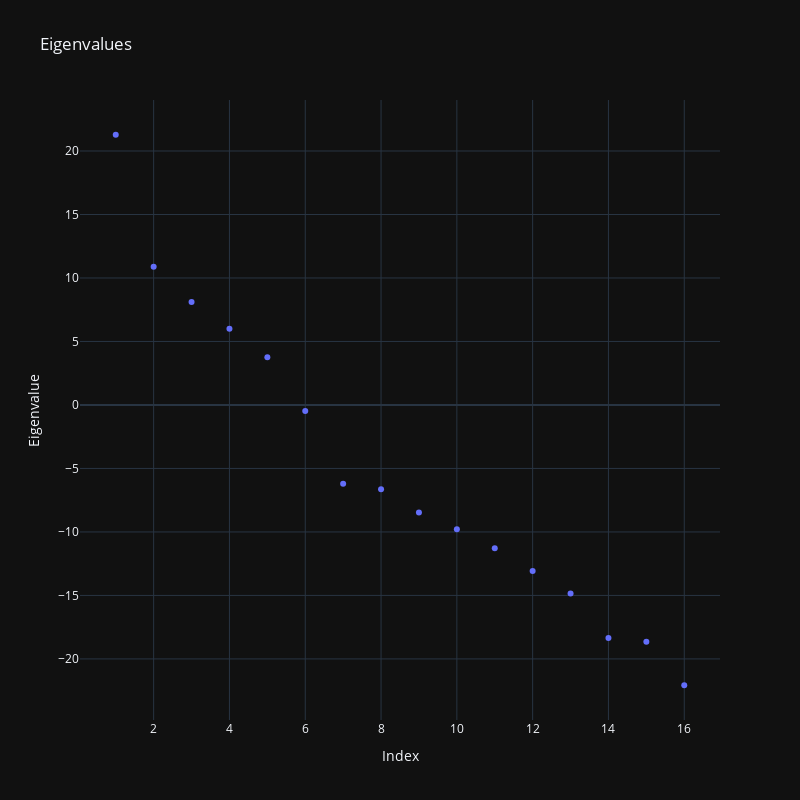

Here is the notebook cell this chart was saved with:
### Code cell
x_pca, dim, selected_eigenvecs = my_pca(X)

### Figure 1 — Plotly figure (JSON) as saved in the notebook; plotly's stock layout.template omitted (floating-point values rounded to 4 significant figures)
{"data": [{"hovertemplate": "Index=%{x}<br>Eigenvalue=%{y}<extra></extra>", "legendgroup": "", "marker": {"color": "#636efa", "symbol": "circle"}, "mode": "markers", "name": "", "orientation": "v", "showlegend": false, "x": [1, 2, 3, 4, 5, 6, 7, 8, 9, 10, 11, 12, 13, 14, 15, 16], "xaxis": "x", "y": [21.28, 10.89, 8.118, 5.993, 3.764, -0.4717, -6.195, -6.642, -8.477, -9.792, -11.28, -13.08, -14.85, -18.34, -18.65, -22.07], "yaxis": "y", "type": "scatter"}], "layout": {"xaxis": {"anchor": "y", "domain": [0.0, 1.0], "title": {"text": "Index"}}, "yaxis": {"anchor": "x", "domain": [0.0, 1.0], "title": {"text": "Eigenvalue"}}, "legend": {"tracegroupgap": 0}, "title": {"text": "Eigenvalues"}, "height": 800, "width": 800}}
